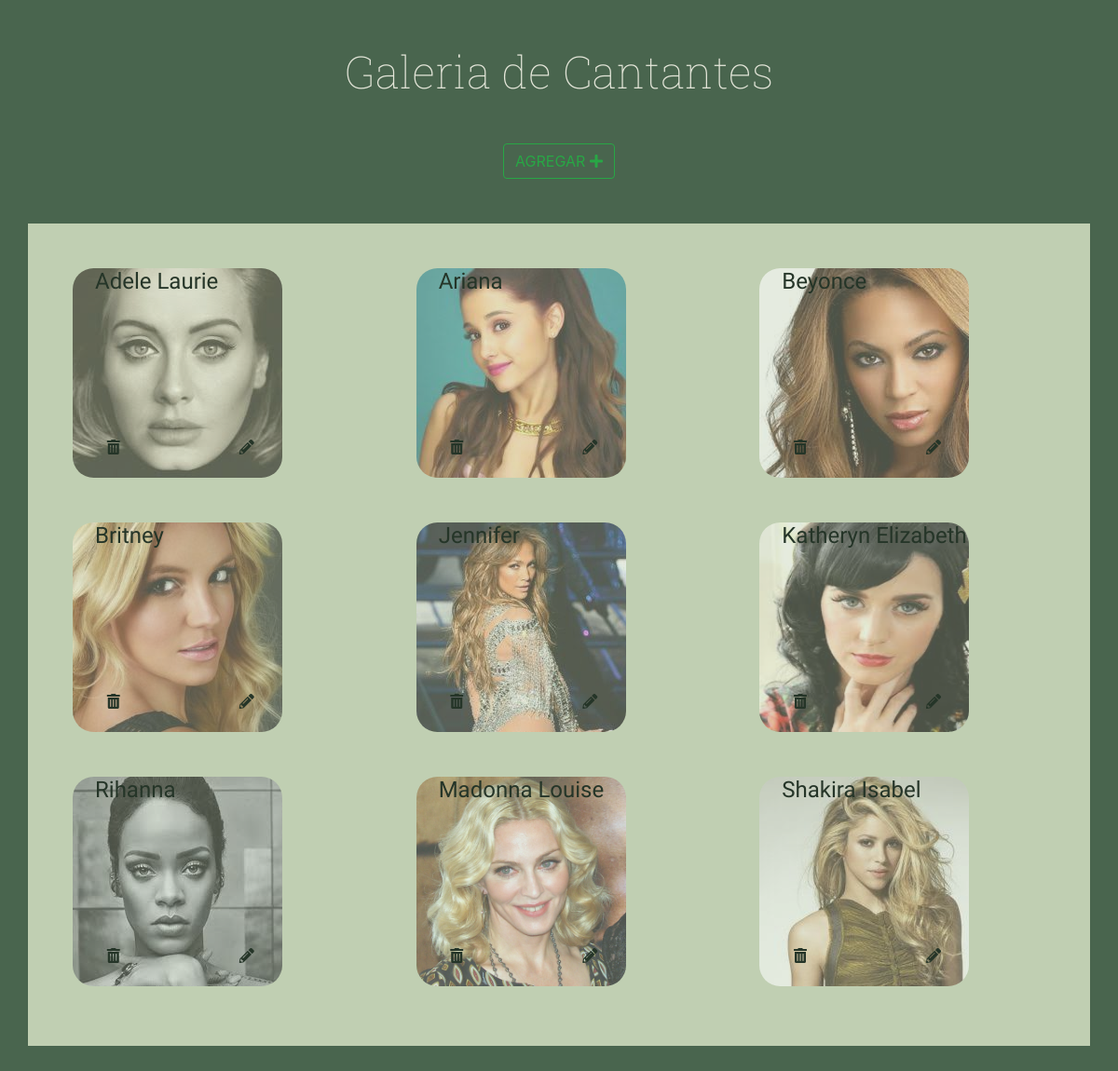
The page / on the database its author committed.
### tables this page shows
CREATE TABLE IF NOT EXISTS `cantantes` (
  `id` int(11) NOT NULL AUTO_INCREMENT,
  `nombre` varchar(50) NOT NULL,
  `ap_paterno` varchar(50) NOT NULL,
  `ap_materno` varchar(50) NOT NULL,
  `fecha_nacimiento` date NOT NULL,
  `genero_musical` varchar(50) NOT NULL,
  `imagen` varchar(50) NOT NULL,
  PRIMARY KEY (`id`)
);

### index.php (the view, shortened to what this page needs)
<!DOCTYPE html>
<html lang="en">
<head>
    <link rel="stylesheet" href="https://use.fontawesome.com/releases/v5.0.12/css/all.css">
    <link rel="stylesheet" href="https://stackpath.bootstrapcdn.com/bootstrap/4.1.1/css/bootstrap.min.css">
    <link rel="stylesheet" href="css/style.css">
</head>
<body>
    <header>
        <h1>Galeria de Cantantes</h1>
        <a href="guardar.php" class="btn btn-outline-success" role="button" aria-pressed="true">AGREGAR <i class="fas fa-plus"></i></a>
    </header>
    <section class="container">
        <div class="row">
        <?php
        require 'conexion.php';
        $result = $conn->query("SELECT * FROM cantantes");
        while($row = $result->fetch_assoc()){
            echo '<div class="col-4" id="cont-img">';
            echo '<a href="cantante.php?id='.$row['id'].'">';
            echo '<figure>
                      <img src="'.$row['imagen'].'" alt="'.$row['nombre'].'">
                      <h3>'.$row['nombre'].'</h3>
                  </figure></a>
                  <div class="" id="modificar">
                  <a href="eliminar.php"><i class="fas fa-trash-alt"></i></a>
                  <a href="guardar.php"><i class="fas fa-pencil-alt"></i></a>
                  </div>
                </div>';
        }
        ?>
        </div>
    </section>
</body>
</html>

### css/style.css (style rules this page uses)
body { background-color: #49654E; }
.container { display: table; background-color: #C0CFB2; padding: 2em; text-align: center; margin: 3em auto; }
header { text-align: center; }
a { display: table-cell; padding: 1em; }
a img { border-radius: 10%; height: 225px; opacity: 0.6; transition: all 0.2s ease-in-out; width: 225px; }
figure { display: inline-block; height: 225px; position: relative; width: 225px; }
h1 { color: #E4E6D9; font-size: 3em; font-family: 'Roboto Slab', serif; font-weight: 100; margin: 1em; }
h3 { color:#253528; font-family: 'Comfortaa', cursive; font-size: 1.5em; margin-left: 1em; position: absolute; top:0; }
#cont-img { display: relative; }
#modificar { position: absolute; left: 1%; top:50%; }
.fa-trash-alt, .fa-pencil-alt { margin: 3em; color: #253528; }

### rows shown on the page
cantantes: imagen (picture), nombre "Adele Laurie"
cantantes: imagen (picture), nombre "Ariana"
cantantes: imagen (picture), nombre "Beyonce"
cantantes: imagen (picture), nombre "Britney"
cantantes: imagen (picture), nombre "Jennifer"
cantantes: imagen (picture), nombre "Katheryn Elizabeth"
cantantes: imagen (picture), nombre "Rihanna"
cantantes: imagen (picture), nombre "Madonna Louise"
cantantes: imagen (picture), nombre "Shakira Isabel"
